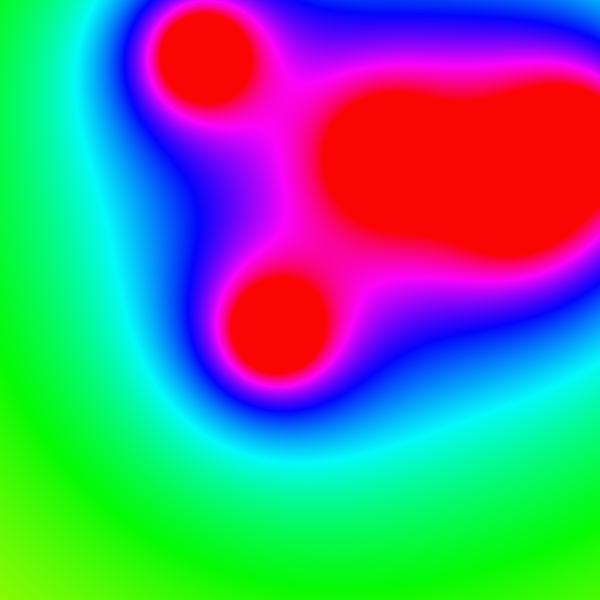
Frame 1 (no input)
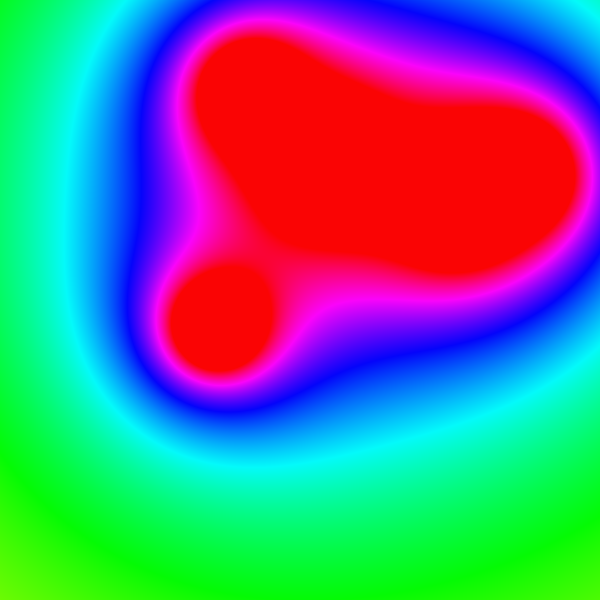
Frame 60 (the mouse pressed at the canvas centre just before this capture)
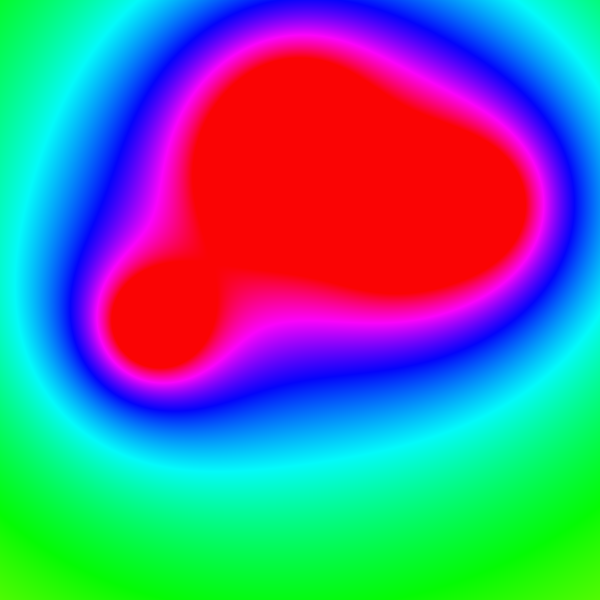
Frame 120 (the mouse held since frame 60 and released just before this capture)

The Processing sketch that drew these frames (run headless with seeded random() and noise(); from frame 60 on, the mouse is pressed at the canvas centre):

// Processing sketch: Metaball_rolling
// ── Metaball_rolling.pde

Metaball[] balls;

void setup(){
  size(600, 600);
  
  balls = new Metaball[5];
  
  for (int i = 0; i < balls.length; i++) {
    PVector pos = new PVector(random(width), random(height));
    balls[i] = new Metaball(pos, PVector.random2D());
  }
  
  
  
}

void draw() {
  
  colorMode(HSB, 255, 255, 255);
  background(0, 0, 0);
  
  loadPixels();
  
  for (int x = 0; x < width; x++) {
    for (int y = 0; y < height; y++) {
      PVector pos = new PVector(x, y);
      int index = x + y * width;
      float sum = 0;
      
      for (int i = 0; i < balls.length; i++) {
        float d = PVector.dist(balls[i].loc, pos);
        sum += 7000 * 1.0 / (d + 0.0001);   
      }
      
      pixels[index] = color(sum, 250, 250);
     
    }
  
  }
  updatePixels();
  
  for (int i = 0; i < balls.length; i++) {
    balls[i].update();
  }
}
// ── Metaball.pde
class Metaball {
  PVector loc;
  PVector vel;
  
  Metaball(PVector loc_, PVector vel_) {
    loc = loc_.copy();
    vel = vel_.copy();
  }
  
  void show() {
    ;
  }
  
  void update() {
    loc.add(vel);
    
    if (loc.x > width || loc.x < 0) {
      vel.x *= -1;
    }
    
    if (loc.y > height || loc.y < 0) {
      vel.y *= -1;
    }
  }
  
}
